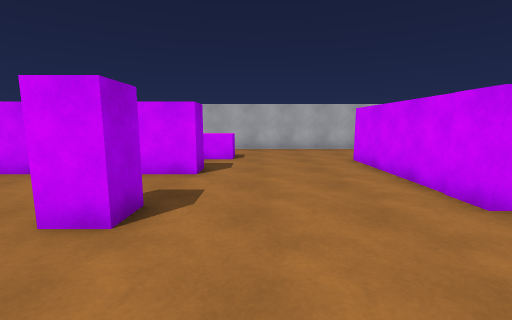
[1] (above)

14 first-person views from a walk through a Unity game level. The camera is 1.4 m above the floor, tilts 8° down and sees 90° across. The floor is counted in squares, 1 m on a side. Each view is taken from the middle of a square. On the plan, view 1 faces up. The plan holds only what a view shows up to about 13 squares ahead; the rest is blank. The player character is not drawn.

[2]
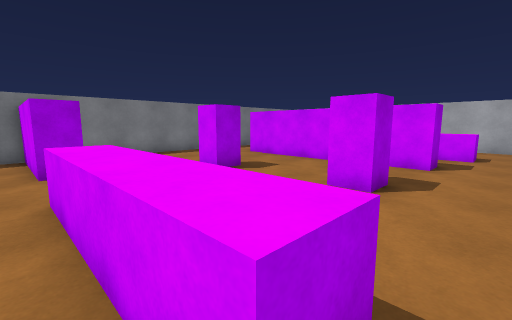

[3]
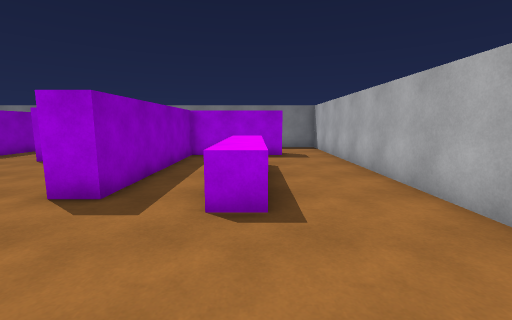

[4]
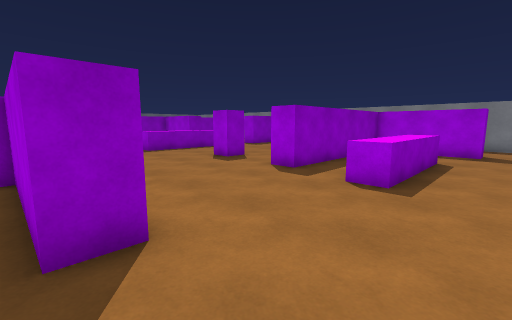

[5]
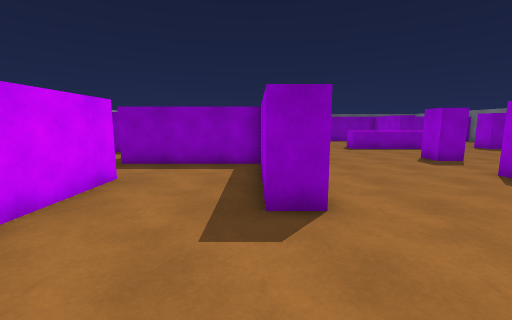

[6]
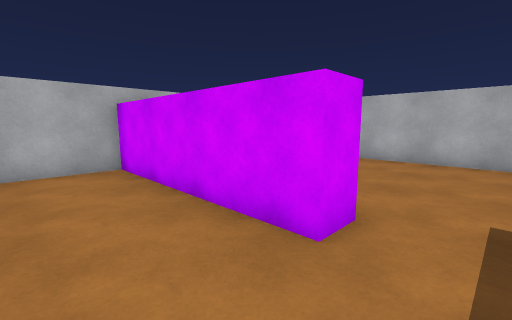

[7]
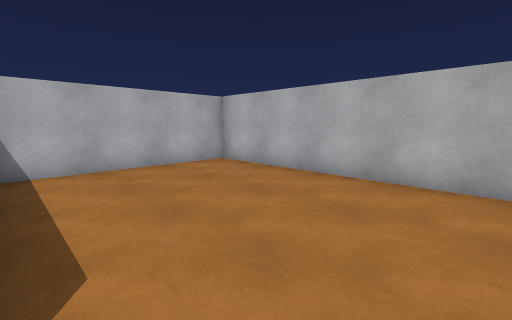

[8]
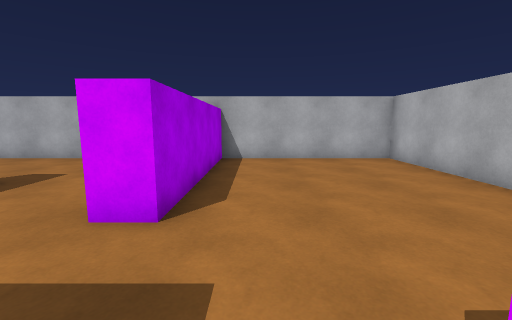

[9]
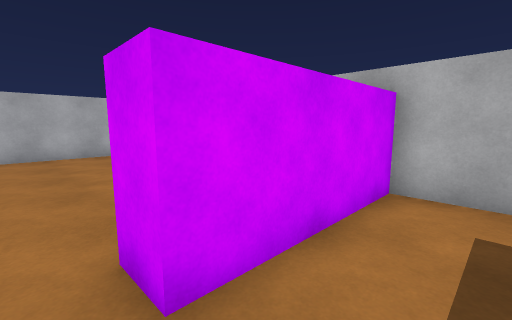

[10]
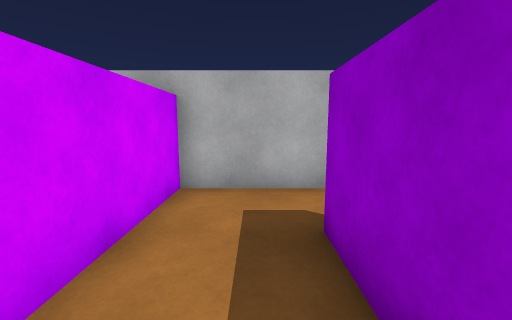

[11]
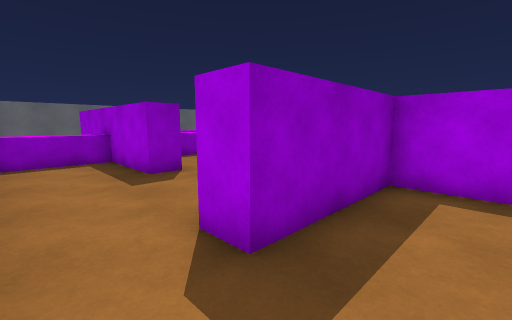

[12]
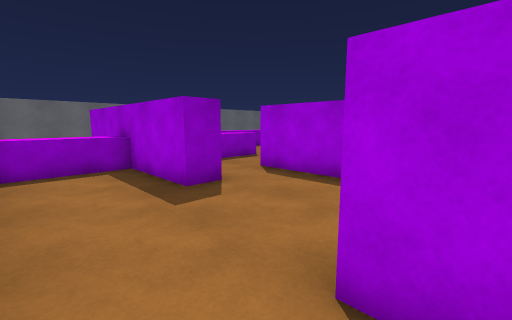

[13]
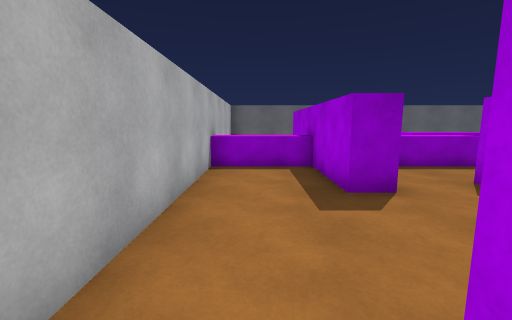

[14]
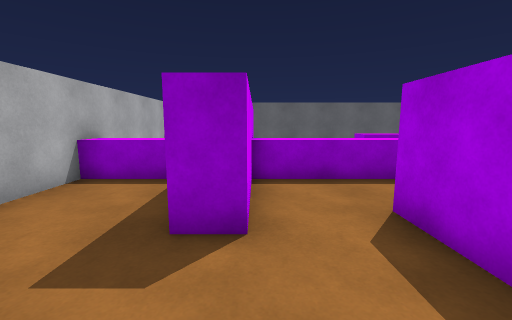

### Floor plan
Key: @ floor where view 1 was taken; # wall or solid block; . floor; ^ raised ledge; O other object.
Columns run from 13 left of view 1 to 17 right of it. Each row starts with its distance up from view 1.
 15    ############################
 14    ...................#.......#
 13 #.....................#.......#
 12 #...#.................#.......#
 11     #..^^^^^^.........#.......#
 10     #   ^^^^^....##...#.......#
  9     #............##...#.......#
  8     ########.....##...#.......#
  7     ########.....##...........#
  6     .............##...........#
  5      ............#######.#    #
  4 #.... O...OO.....#     #.######
  3 # ... O...OO......     #......#
  2 #     ... .......      #......#
  1 #    ...  .....        #####..#
  0 #   ..      .@             #..#
 -1 #####...^^^^^           ......#
 -2 #........... .         #......#
 -3                        #......#
 -4                        #.##...#
 -5                        #.##...#
 -6                       ...##...#
 -7                      ....##...#
 -8                      ^^^^##^^^#
 -9                          ##   #
-10                          ##   #
-11                   ^^^^   ##   #
-12                   ^^^     #   #
-13                               #
-14                               #
-15                           ####

Positions as (right, up) in squares from view 1, and headings:
1: (0, 0), facing up
2: (0, -2), facing up-left
3: (3, 11), facing left
4: (5, 13), facing down-left
5: (5, 14), facing down
6: (6, 6), facing up-right
7: (10, 6), facing up-right
8: (11, 4), facing up
9: (11, 2), facing up-right
10: (11, 2), facing right
11: (16, 3), facing down-left
12: (16, 1), facing down-left
13: (15, 1), facing down
14: (12, -1), facing down
